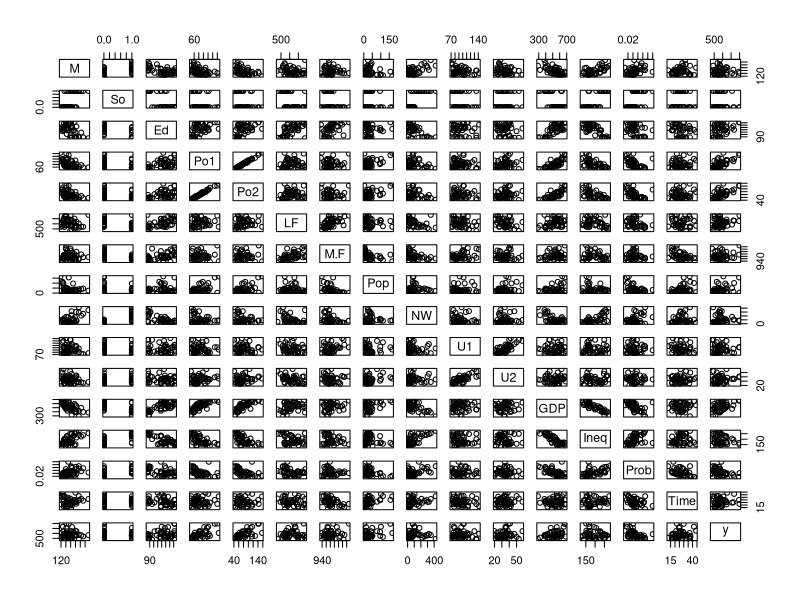
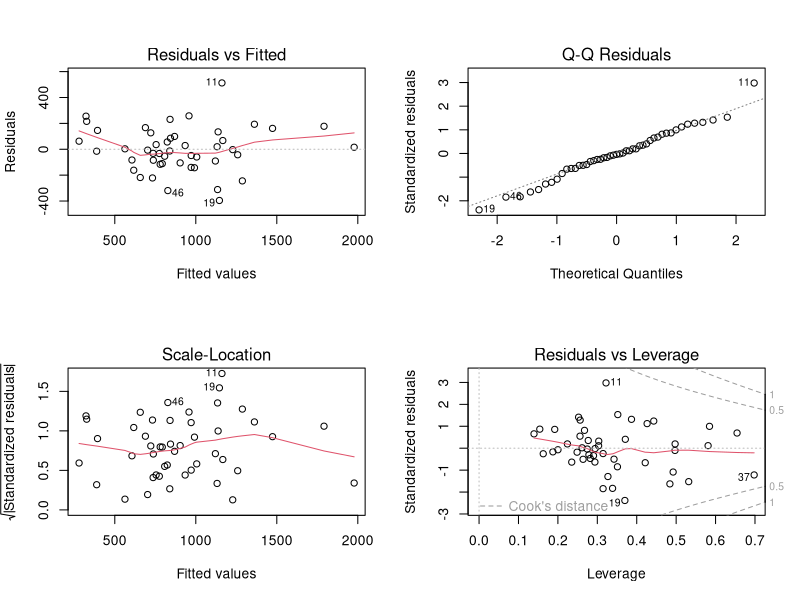
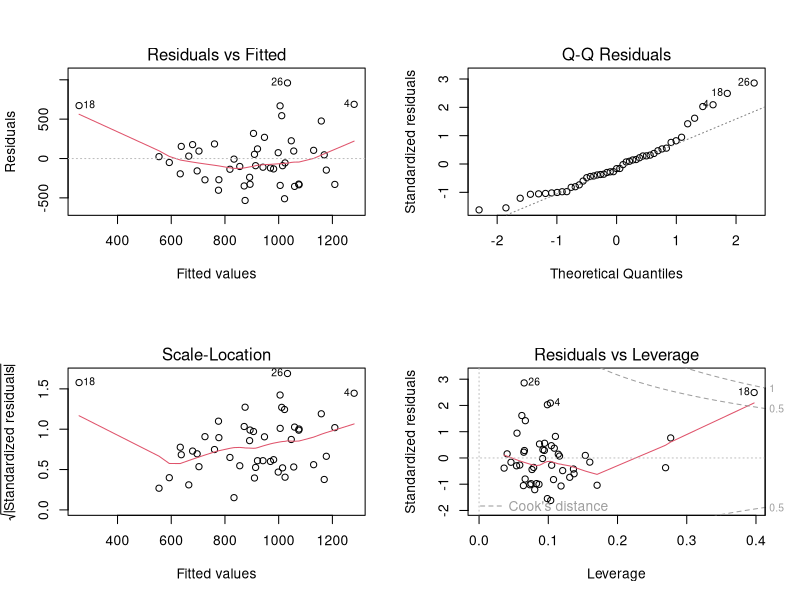

Reproduce these figures in R, in order.
library(MASS)
attach(UScrime)

pairs(UScrime[,])

y.lm=lm(y~.,data=UScrime) #linear regression for response y using all other variables as predictors
summary(y.lm)
par(mfrow = c(2,2))
plot(y.lm)

step(y.lm)

# Most significant variables are M, Ed, Ineq, and Prob
y2.lm=lm(y~M+Ed+Ineq+Prob,data=UScrime)
summary(y2.lm)
par(mfrow = c(2,2))
plot(y2.lm)

# k-fold validation
library(boot)
set.seed(1)
#train=sample(47,25)
y.fit=glm(y~.,data=UScrime)
y2.fit=glm(y~M+Ed+Ineq+Prob,data=UScrime)

cv.errors=cv.glm(UScrime,y.fit,K=10)$delta
cv.err=cv.errors[1]
cv.err

cv.errors2=cv.glm(UScrime,y2.fit,K=10)$delta
cv.err2=cv.errors2[1]
cv.err2